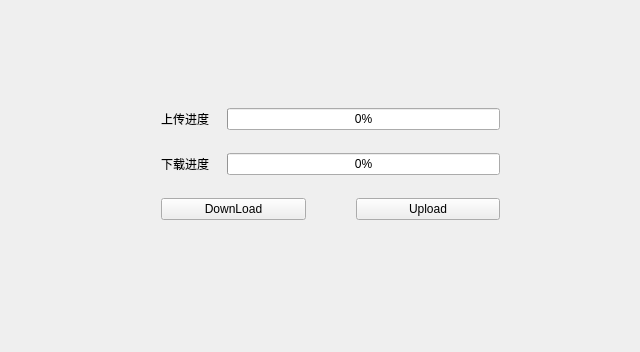
<?xml version="1.0" encoding="UTF-8"?>
<ui version="4.0">
 <class>Widget</class>
 <widget class="QWidget" name="Widget">
  <property name="geometry">
   <rect>
    <x>0</x>
    <y>0</y>
    <width>640</width>
    <height>352</height>
   </rect>
  </property>
  <property name="windowTitle">
   <string>Widget</string>
  </property>
  <widget class="QWidget" name="">
   <property name="geometry">
    <rect>
     <x>150</x>
     <y>80</y>
     <width>361</width>
     <height>171</height>
    </rect>
   </property>
   <layout class="QVBoxLayout" name="verticalLayout">
    <item>
     <layout class="QHBoxLayout" name="horizontalLayout">
      <property name="spacing">
       <number>18</number>
      </property>
      <item>
       <widget class="QLabel" name="label">
        <property name="text">
         <string>上传进度</string>
        </property>
       </widget>
      </item>
      <item>
       <widget class="QProgressBar" name="progress_upload">
        <property name="value">
         <number>0</number>
        </property>
       </widget>
      </item>
     </layout>
    </item>
    <item>
     <layout class="QHBoxLayout" name="horizontalLayout_2">
      <property name="spacing">
       <number>18</number>
      </property>
      <item>
       <widget class="QLabel" name="label_2">
        <property name="text">
         <string>下载进度</string>
        </property>
       </widget>
      </item>
      <item>
       <widget class="QProgressBar" name="progress_download">
        <property name="value">
         <number>0</number>
        </property>
       </widget>
      </item>
     </layout>
    </item>
    <item>
     <layout class="QHBoxLayout" name="horizontalLayout_3">
      <property name="spacing">
       <number>50</number>
      </property>
      <item>
       <widget class="QPushButton" name="btn_Download">
        <property name="text">
         <string>DownLoad</string>
        </property>
       </widget>
      </item>
      <item>
       <widget class="QPushButton" name="btn_Upload">
        <property name="text">
         <string>Upload</string>
        </property>
       </widget>
      </item>
     </layout>
    </item>
   </layout>
  </widget>
 </widget>
 <layoutdefault spacing="6" margin="11"/>
 <resources/>
 <connections/>
</ui>
